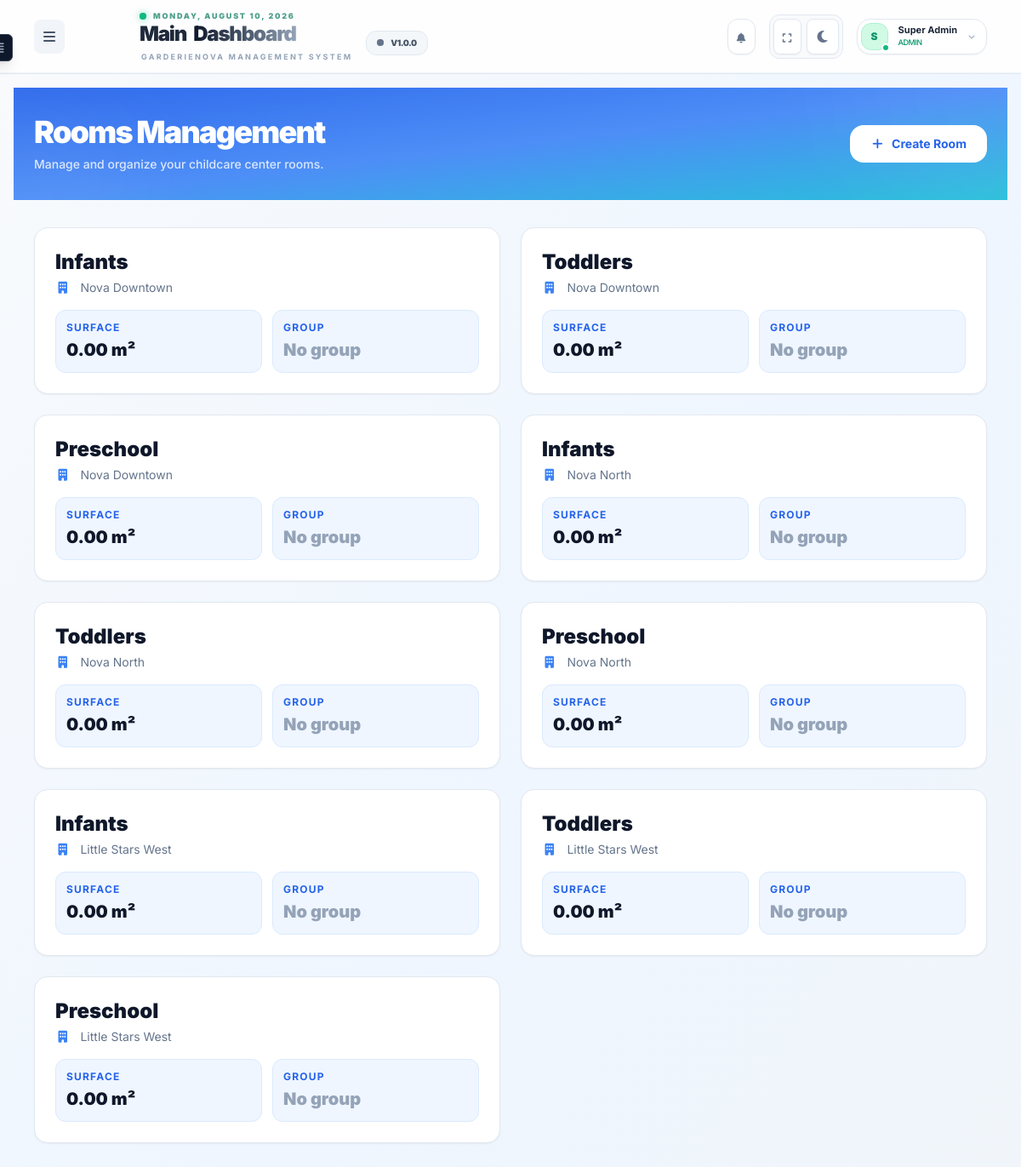
Screenshot of /rooms/ (signed in) with the database file from the repository.
### accounts/models.py (models this page shows, shortened)
class User(AbstractUser):
    ROLE_CHOICES = (
        ("owner", "Network Owner"),
        ("director", "Director"),
        ("vice_director", "Vice Director"),
        ("educator", "Educator"),
        ("parent", "Parent"),
    )
    username = None
    user_id = models.UUIDField(primary_key=True, default=uuid.uuid4, editable=False)
    email = models.EmailField(_("email address"), unique=True)
    full_name = models.CharField(max_length=255)
    phone_number = models.CharField(max_length=20, blank=True, null=True)
    profile_photo = models.ImageField(upload_to=user_directory_path, blank=True, null=True)
    role_type = models.CharField(max_length=20, choices=ROLE_CHOICES)
    is_active = models.BooleanField(default=True)
    created_at = models.DateTimeField(auto_now_add=True)
    groups = models.ManyToManyField(
        "auth.Group",
        related_name="core_user_set",
        blank=True,
        verbose_name="groups",
        help_text="The groups this user belongs to.",
    )
    user_permissions = models.ManyToManyField(
        "auth.Permission",
        related_name="core_user_set",
        blank=True,
        verbose_name="user permissions",
        help_text="Specific permissions for this user.",
    )
    USERNAME_FIELD = "email"
    REQUIRED_FIELDS = ["full_name", "phone_number"]
    objects = CustomUserManager()
    def __str__(self):
        return f"{self.full_name} ({self.get_role_type_display()})"

### dashboard/models.py (models this page shows, shortened)
class Room(models.Model):
    room_id = models.UUIDField(primary_key=True, default=uuid.uuid4, editable=False)
    center = models.ForeignKey(Center, on_delete=models.CASCADE, related_name="rooms")
    name = models.CharField(max_length=100)
    room_surface = models.DecimalField(max_digits=10, decimal_places=2, help_text="Room surface area in square meters")
    max_capacity = models.IntegerField(help_text="Maximum capacity based on fire regulations")
    age_group = models.CharField(max_length=100, blank=True, help_text="Intended age group for the room")
    def __str__(self):
        return self.name

class Center(models.Model):
    center_id = models.UUIDField(primary_key=True, default=uuid.uuid4, editable=False)
    organization = models.ForeignKey(
        Organization, on_delete=models.CASCADE, related_name="centers"
    )
    name = models.CharField(max_length=255)
    address = models.TextField()
    timezone = models.CharField(max_length=50, default="America/Moncton")
    director = models.OneToOneField(
        "accounts.Director",
        on_delete=models.SET_NULL,
        null=True,
        related_name="managed_center",
    )
    created_at = models.DateTimeField(auto_now_add=True)

### dashboard/all_views/director_views.py (the view)
# urls.py: path("rooms/", room_list_view, name="room_list"),
@login_required(login_url="login")
def room_list_view(request):
    user = request.user
    rooms = Room.objects.all()
    print(rooms, user)
    if user.role_type == "owner":
        rooms = Room.objects.all().select_related("center")
    elif user.role_type == "director" and hasattr(user, "director_profile"):
        center = user.director_profile.managed_center
        if center:
            rooms = Room.objects.filter(center=center)
    elif user.role_type == "educator" and hasattr(user, "educator_profile"):
        center = user.educator_profile.center
        if center:
            rooms = Room.objects.filter(center=center)
    context = {"rooms": rooms}
    return render(request, "core/rooms/room_list.html", context)

### dashboard/context_processors/theme_sidebar.py (called while the page is built)
def theme(request):
    return {'theme': request.COOKIES.get('theme', 'light')}

def sidebar(request):
    return {'sidebar_state': request.COOKIES.get('sidebar', 'closed')}

### dashboard/templates/core/rooms/room_list.html (shortened to what this page needs)
{% extends "base.html" %}
{% load static %}
{% block content %}
<div class="mb-8 -mx-6 -mt-6 px-6 pt-8 pb-8 bg-gradient-to-br from-blue-600/95 via-blue-500/90 to-cyan-500/85 dark:from-blue-700/80 dark:via-blue-600/75 dark:to-cyan-600/70 relative overflow-hidden">
    <div class="absolute bottom-0 left-0 w-72 h-72 bg-white/5 rounded-full blur-3xl -ml-36 -mb-36"></div>
    <div class="relative z-10 flex flex-col md:flex-row md:items-center justify-between gap-4">
        <div>
            <h1 class="text-4xl font-black text-white tracking-tighter mb-2">Rooms Management</h1>
            <p class="text-white/80 text-sm font-medium">Manage and organize your childcare center rooms.</p>
        </div>
        <a href="{% url 'room_create' %}"
           class="inline-flex items-center gap-2 px-6 py-3 bg-white text-blue-600 rounded-2xl text-sm font-bold hover:shadow-xl hover:shadow-blue-500/20 transition-all active:scale-95 whitespace-nowrap">
            <i class="fa-solid fa-plus"></i>
            Create Room
        </a>
    </div>
</div>
<div class="animate-in fade-in duration-500">
    {% if rooms %}
        <div class="grid grid-cols-1 lg:grid-cols-2 gap-6">
            {% for room in rooms %}
                <div class="group bg-white dark:bg-slate-900 rounded-2xl border border-slate-200 dark:border-slate-800 p-6 shadow-sm hover:shadow-lg transition-all duration-300 hover:-translate-y-1">
                    <div class="flex items-start justify-between mb-4">
                        <div class="flex-1">
                            <h3 class="text-2xl font-black text-slate-900 dark:text-white mb-1">{{ room.name }}</h3>
                            <p class="text-sm text-slate-500 dark:text-slate-400">
                                <i class="fa-solid fa-building text-blue-500 mr-2"></i>
                                {{ room.center.name }}
                            </p>
                        </div>
                    </div>
                    <div class="grid grid-cols-2 gap-3">
                        <div class="bg-blue-50 dark:bg-blue-900/20 rounded-xl p-3 border border-blue-100 dark:border-blue-900/50">
                            <p class="text-xs font-bold text-blue-600 dark:text-blue-400 uppercase tracking-widest mb-1">Surface</p>
                            <p class="text-xl font-black text-slate-900 dark:text-white">{{ room.room_surface }} m²</p>
                        </div>
                        <div class="bg-blue-50 dark:bg-blue-900/20 rounded-xl p-3 border border-blue-100 dark:border-blue-900/50">
                            <p class="text-xs font-bold text-blue-600 dark:text-blue-400 uppercase tracking-widest mb-1">Group</p>
                            <p class="text-xl font-black text-slate-900 dark:text-white truncate">
                                {% if room.active_group.first %}
                                    {{ room.active_group.first.name }}
                                {% else %}
                                    <span class="text-slate-400 dark:text-slate-500">No group</span>
                                {% endif %}
                            </p>
                        </div>
                    </div>
                </div>
            {% endfor %}
        </div>
    {% endif %}
</div>
{% endblock %}

### accounts/templates/base.html (shortened to what this page needs)
<!DOCTYPE html>
<html lang="en" class="{{ theme }}">
    <head>
        <link rel="stylesheet"
              href="https://cdnjs.cloudflare.com/ajax/libs/font-awesome/7.0.1/css/all.min.css"
 />
        <link rel="stylesheet"
              href="https://cdnjs.cloudflare.com/ajax/libs/font-awesome/6.5.1/css/all.min.css">
        <script src="https://cdn.tailwindcss.com"></script>
        <link rel="stylesheet"
              href="https://cdnjs.cloudflare.com/ajax/libs/font-awesome/6.4.0/css/all.min.css">
    </head>
    <body class="bg-slate-50 dark:bg-darkBg text-slate-800 dark:text-slate-100 font-sans antialiased">
        {% include "accounts/includes/sidebar.html" %}
        <main class="min-h-screen transition-all duration-500 ease-in-out {% if sidebar_state == 'closed' %}sidebar-hidden{% endif %}">
            {% include "accounts/includes/header.html" %}
            <div class="min-h-screen bg-gradient-to-br from-slate-50 via-blue-50 to-slate-100 dark:from-slate-950 dark:via-slate-900 dark:to-slate-950 py-6 px-4 sm:py-8 sm:px-6 lg:py-10 lg:px-10">
                {% block content %}{% endblock %}
            </div>
        </main>
    </body>
</html>

### accounts/templates/accounts/includes/sidebar.html (shortened to what this page needs)
<aside id="sidebar"
       class="fixed left-0 top-0 z-50 h-screen w-72 lg:w-72 bg-slate-900 dark:bg-slate-900 border-r border-slate-200 dark:border-slate-800 transition-all duration-500 ease-in-out {% if sidebar_state == 'closed' %}-translate-x-full{% endif %}">
    <button onclick="toggleSidebar()"
            class="absolute -right-4 top-10 z-[70] flex items-center justify-center w-8 h-8 group transition-all duration-300 ease-in-out bg-slate-900 border border-slate-700 rounded-md shadow-lg hover:shadow-emerald-500/30 hover:border-emerald-500/60 active:scale-90 focus:outline-none overflow-hidden">
        <div class="relative flex items-center justify-center">
            <i id="toggle-icon"
               class="fa-solid fa-indent text-[13px] text-slate-400 group-hover:text-emerald-400 transition-all duration-500"></i>
        </div>
    </button>
</aside>

### accounts/templates/accounts/includes/header.html (shortened to what this page needs)
<header class="sticky top-0 z-40 w-full bg-white/80 dark:bg-slate-900/80 backdrop-blur-xl border-b border-slate-200 dark:border-slate-800/60">
    <div class="flex items-center justify-between px-6 md:px-10 py-3 border-b border-slate-100 dark:border-slate-800/40">
        <div class="flex items-center gap-6">
             <button onclick="toggleSidebar()" class="p-2 rounded-lg bg-slate-100 dark:bg-slate-800 text-slate-600 dark:text-slate-300">
                <i class="fa-solid fa-bars"></i>
             </button>
            <div class="hidden md:flex flex-col relative">
                <div class="flex ml-16 items-center gap-2 mb-0.5">
                    <div class="relative flex h-2 w-2">
                        <span class="relative inline-flex rounded-full h-2 w-2 bg-emerald-500 shadow-[0_0_8px_rgba(16,185,129,0.6)]"></span>
                    </div>
                    <span id="current-date" class=" text-[9px] font-black uppercase tracking-[0.2em] text-emerald-700/70 dark:text-emerald-400/80 ">
                    </span>
                </div>
                <div class="flex ml-16 items-center gap-4 group/header">
                    <div class="flex flex-col">
                        <h2 class="text-2xl font-black text-slate-800 dark:text-slate-100 tracking-tighter leading-none flex items-center gap-2">
                            <span class="relative">
                                Main
                            </span>
                            <span class="bg-gradient-to-r from-slate-900 via-slate-600 to-slate-400 dark:from-white dark:via-slate-300 dark:to-slate-500 bg-clip-text text-transparent drop-shadow-sm">
                            </span>
                        </h2>
                        <p class="text-[9px] font-bold text-slate-400 dark:text-slate-500 uppercase tracking-[0.25em] mt-2 ml-0.5">
                            GarderieNova Management System
                        </p>
                    </div>
                    <div class="flex items-center gap-2 px-3 py-1.5 bg-slate-100/80 dark:bg-slate-800/40 border border-slate-200 dark:border-slate-700 rounded-xl transition-all duration-300 hover:bg-slate-200 dark:hover:bg-slate-700/60">
                        <span class="relative flex h-2 w-2">
                            <span class="relative inline-flex rounded-full h-2 w-2 bg-slate-500 dark:bg-slate-400"></span>
                        </span>
                        <span class="text-[10px] font-black text-slate-600 dark:text-slate-300 tracking-tighter uppercase">
                            v1.0.0
                        </span>
                    </div>
                </div>
            </div>
        </div>
        <div class="flex items-center gap-4">
            <div x-data="notificationSystem()" x-init="init()" class="relative">
                <button @click="toggle()" class="relative p-2 rounded-xl bg-white dark:bg-slate-800 border border-slate-200 dark:border-slate-700 text-slate-500 hover:text-emerald-500 hover:border-emerald-500/30 transition-all shadow-sm group">
                    <i class="fa-solid fa-bell text-xs"></i>
                </button>
            </div>
            <div class="flex items-center gap-1.5 bg-slate-100/50 dark:bg-slate-900/50 p-1 rounded-xl border border-slate-200 dark:border-slate-800">
                <button onclick="toggleFullScreen()" class="p-2 rounded-lg bg-white dark:bg-slate-800 border border-slate-200 dark:border-slate-700 hover:text-emerald-500 transition-all active:scale-90 group shadow-sm">
                    <i id="fullscreen-icon" class="fa-solid fa-expand text-slate-500 text-xs"></i>
                </button>
                <button onclick="toggleTheme()" class="p-2 rounded-lg bg-white dark:bg-slate-800 border border-slate-200 dark:border-slate-700 hover:text-emerald-500 transition-all active:scale-90 group shadow-sm">
                    <i id="theme-icon" class="fa-solid fa-moon text-slate-500 text-xs"></i>
                </button>
            </div>
            <div class="relative">
                <button onclick="toggleUserMenu()" class="flex items-center gap-3 p-1 pr-3 rounded-2xl bg-white dark:bg-slate-800 border border-slate-200 dark:border-slate-700 hover:border-emerald-500/50 transition-all shadow-sm group">
                    <div class="relative">
                        {% if user.profile_photo %}
                        <img src="{{ user.profile_photo.url }}" class="w-8 h-8 rounded-xl bg-emerald-50 p-0.5 object-cover">
                        {% else %}
                        <div class="w-8 h-8 rounded-xl bg-emerald-100 dark:bg-emerald-900/50 flex items-center justify-center text-emerald-600 dark:text-emerald-400 font-black text-xs border border-emerald-200 dark:border-emerald-800">
                            {{ user.full_name|slice:":1"|upper }}
                        </div>
                        {% endif %}
                        <div class="absolute -bottom-0.5 -right-0.5 w-2.5 h-2.5 bg-emerald-500 border-2 border-white dark:border-slate-800 rounded-full"></div>
                    </div>
                    <div class="hidden sm:block text-left">
                        <p class="text-[11px] font-bold text-slate-800 dark:text-slate-100 leading-tight">{{ user.full_name|default:"User" }}</p>
                        <p class="text-[9px] text-emerald-600 dark:text-emerald-400 font-medium uppercase tracking-tighter">{{ user.get_role_type_display|default:"Role" }}</p>
                    </div>
                    <i class="fa-solid fa-chevron-down text-[8px] text-slate-400 group-hover:translate-y-0.5 transition-transform"></i>
                </button>
            </div>
        </div>
    </div>
</header>

### accounts/templates/base.html (style rules this page uses)
#sidebar { transition: width 0.4s cubic-bezier(0.4, 0, 0.2, 1); }
main { transition: margin-left 0.4s cubic-bezier(0.4, 0, 0.2, 1); margin-left: 288px; }
main.sidebar-hidden { margin-left: 0; }
* { transition: all 0.25s cubic-bezier(0.4, 0, 0.2, 1); }

### rows the page displays
User: full_name "S", full_name "Super Admin", role_type "ADMIN"
Room: name "Infants", center.name "Nova Downtown", room_surface "0.00", shows "No group"
Room: name "Toddlers", center.name "Nova Downtown", room_surface "0.00", shows "No group"
Room: name "Preschool", center.name "Nova Downtown", room_surface "0.00", shows "No group"
Room: name "Infants", center.name "Nova North", room_surface "0.00", shows "No group"
Room: name "Toddlers", center.name "Nova North", room_surface "0.00", shows "No group"
Room: name "Preschool", center.name "Nova North", room_surface "0.00", shows "No group"
Room: name "Infants", center.name "Little Stars West", room_surface "0.00", shows "No group"
Room: name "Toddlers", center.name "Little Stars West", room_surface "0.00", shows "No group"
Room: name "Preschool", center.name "Little Stars West", room_surface "0.00", shows "No group"
